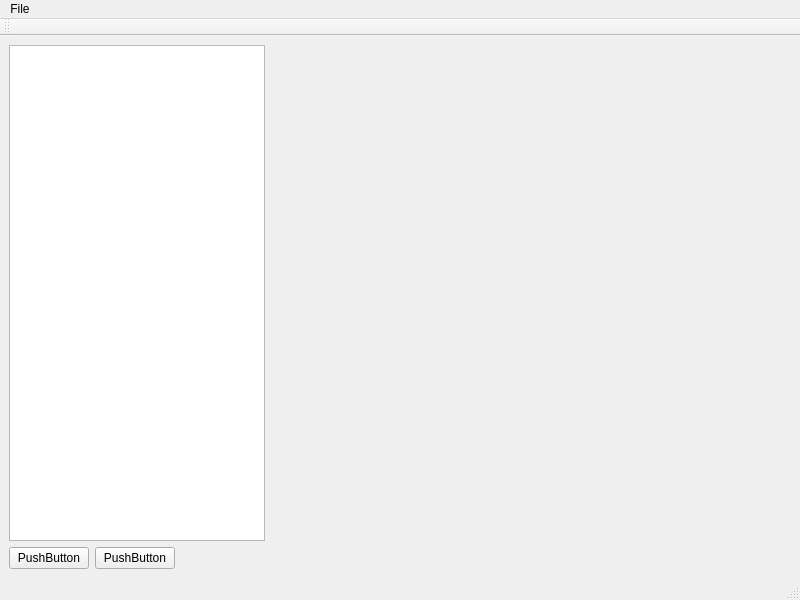
<?xml version="1.0" encoding="UTF-8"?>
<ui version="4.0">
 <class>MainWindow</class>
 <widget class="QMainWindow" name="MainWindow">
  <property name="geometry">
   <rect>
    <x>0</x>
    <y>0</y>
    <width>800</width>
    <height>600</height>
   </rect>
  </property>
  <property name="windowTitle">
   <string>MainWindow</string>
  </property>
  <widget class="QWidget" name="centralwidget">
   <layout class="QVBoxLayout" name="verticalLayout">
    <item>
     <layout class="QHBoxLayout" name="horizontalLayout">
      <item>
       <widget class="QTreeView" name="treeView">
        <property name="sizePolicy">
         <sizepolicy hsizetype="Fixed" vsizetype="Expanding">
          <horstretch>0</horstretch>
          <verstretch>0</verstretch>
         </sizepolicy>
        </property>
        <property name="contextMenuPolicy">
         <enum>Qt::ActionsContextMenu</enum>
        </property>
       </widget>
      </item>
      <item>
       <widget class="QVTKOpenGLNativeWidget" name="vtkWidget" native="true"/>
      </item>
     </layout>
    </item>
    <item>
     <layout class="QHBoxLayout" name="horizontalLayout_2">
      <item>
       <widget class="QPushButton" name="pushButton">
        <property name="text">
         <string>PushButton</string>
        </property>
       </widget>
      </item>
      <item>
       <widget class="QPushButton" name="pushButton_2">
        <property name="text">
         <string>PushButton</string>
        </property>
       </widget>
      </item>
      <item>
       <spacer name="horizontalSpacer">
        <property name="orientation">
         <enum>Qt::Horizontal</enum>
        </property>
        <property name="sizeHint" stdset="0">
         <size>
          <width>40</width>
          <height>20</height>
         </size>
        </property>
       </spacer>
      </item>
     </layout>
    </item>
   </layout>
  </widget>
  <widget class="QMenuBar" name="menubar">
   <property name="geometry">
    <rect>
     <x>0</x>
     <y>0</y>
     <width>800</width>
     <height>25</height>
    </rect>
   </property>
   <widget class="QMenu" name="menuFile">
    <property name="title">
     <string>File</string>
    </property>
    <addaction name="actionOpen_File"/>
   </widget>
   <addaction name="menuFile"/>
  </widget>
  <widget class="QStatusBar" name="statusbar"/>
  <widget class="QToolBar" name="toolBar">
   <property name="windowTitle">
    <string>toolBar</string>
   </property>
   <attribute name="toolBarArea">
    <enum>TopToolBarArea</enum>
   </attribute>
   <attribute name="toolBarBreak">
    <bool>false</bool>
   </attribute>
  </widget>
  <action name="actionOpen_File">
   <property name="icon">
    <iconset resource="icons.qrc">
     <normaloff>:/OneDrive/Desktop/icons/fileopen.png</normaloff>:/OneDrive/Desktop/icons/fileopen.png</iconset>
   </property>
   <property name="text">
    <string>Open File</string>
   </property>
   <property name="menuRole">
    <enum>QAction::NoRole</enum>
   </property>
  </action>
  <action name="actionItem_Options">
   <property name="icon">
    <iconset resource="icons.qrc">
     <normaloff>:/OneDrive/Desktop/icons/help.png</normaloff>:/OneDrive/Desktop/icons/help.png</iconset>
   </property>
   <property name="text">
    <string>Item Options</string>
   </property>
   <property name="toolTip">
    <string>Item Options</string>
   </property>
   <property name="menuRole">
    <enum>QAction::NoRole</enum>
   </property>
  </action>
 </widget>
 <customwidgets>
  <customwidget>
   <class>QVTKOpenGLNativeWidget</class>
   <extends>QWidget</extends>
   <header>QVTKOpenGLNativeWidget.h</header>
   <container>1</container>
  </customwidget>
 </customwidgets>
 <resources>
  <include location="icons.qrc"/>
 </resources>
 <connections/>
</ui>
